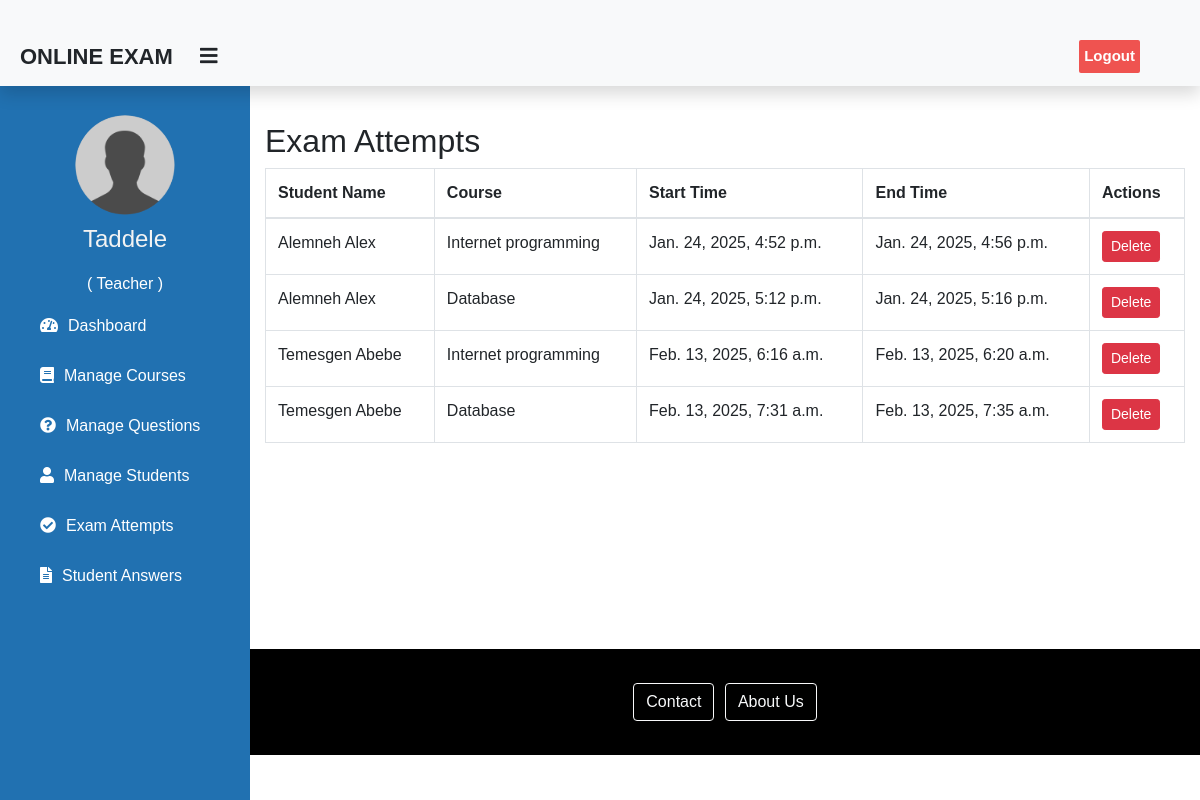
The page /teacher/exam-attempts/ (signed in) on the database its author committed.
### student/models.py (models this page shows, shortened)
class CustomUser(AbstractBaseUser,PermissionsMixin):
    email = models.EmailField(unique=True)
    id_no = models.IntegerField(unique=True,primary_key=True)
    profile_picture = models.ImageField(upload_to='profile_pics/', blank=True)
    is_active = models.BooleanField(default=True)
    is_staff = models.BooleanField(default=False)
    first_name = models.CharField(max_length=20)
    last_name = models.CharField(max_length=20)
    departement = models.CharField(max_length=40)
    sex = models.CharField(max_length=4,choices=choices)
    objects = CustomUserManager()
    USERNAME_FIELD = 'id_no'
    REQUIRED_FIELDS = ['first_name', 'last_name', 'email']
    class Meta:
        verbose_name = 'user'
        verbose_name_plural = "Registered Users"
        permissions = [
            ("can_manage_students", "Can manage students")
        ]
    """def email_user(self, subject, message, from_email=None, **kwargs):

        #Sends an email to this User.

        send_mail(subject, message, from_email, [self.email], **kwargs)"""

### exam/models.py (models this page shows, shortened)
class ExamAttempt(models.Model):
    course = models.ForeignKey(Course,on_delete=models.CASCADE)
    user = models.ForeignKey(CustomUser, on_delete=models.CASCADE)
    start_time = models.DateTimeField(auto_now_add=True)
    end_time = models.DateTimeField(null = True, blank=True)
    class Meta:
        verbose_name = 'ExamAttempt'

class Course(models.Model):
   course_name = models.CharField(max_length=50)
   number_of_questions = models.PositiveIntegerField()
   total_marks = models.PositiveIntegerField(default=None)
   time_duration = models.PositiveIntegerField(default=None)
   exam_password = models.CharField(max_length=20, null=True, blank=True)  # Field for exam password
   class Meta:
       verbose_name = "course"

### teacher/views.py (the view)
# urls.py: path('exam-attempts/', views.exam_attempts_view, name='exam-attempts'),
@login_required
def exam_attempts_view(request):
    exam_attempts = QMODEL.ExamAttempt.objects.all()
    return render(request, 'teacher/exam_attempts.html', {'exam_attempts': exam_attempts})

### templates/teacher/exam_attempts.html (shortened to what this page needs)
{% extends 'teacher/teacherbase.html' %}
{% block content %}
<html>
    <head>
    </head>
<div class="container">
    <h2>Exam Attempts</h2>
    <table class="table table-bordered">
        <thead>
            <tr>
                <th>Student Name</th>
                <th>Course</th>
                <th>Start Time</th>
                <th>End Time</th>
                <th>Actions</th>
            </tr>
        </thead>
        <tbody>
            {% for attempt in exam_attempts %}
            <tr>
                <td>{{ attempt.user.first_name }} {{ attempt.user.last_name }}</td>
                <td>{{ attempt.course.course_name }}</td>
                <td>{{ attempt.start_time }}</td>
                <td>{{ attempt.end_time }}</td>
                <td>
                    <a href="{% url 'delete_exam_attempt' attempt.pk %}" class="btn btn-danger btn-sm"
                        onclick="return confirm('Are you sure you want to delete this attempt?')">
                        Delete
                    </a>
                </td>
            </tr>
            {% endfor %}
        </tbody>
    </table>
</div>
</html>
{% endblock %}

### templates/teacher/teacherbase.html (shortened to what this page needs)
<!DOCTYPE html>
{% load static %}
<html lang="en" dir="ltr">
<head>
  <link href="http://netdna.bootstrapcdn.com/bootstrap/4.0.0-beta/css/bootstrap.min.css" rel="stylesheet">
  <link rel="stylesheet" href="https://maxcdn.bootstrapcdn.com/bootstrap/4.4.1/css/bootstrap.min.css">
  <link href="https://maxcdn.bootstrapcdn.com/font-awesome/4.3.0/css/font-awesome.min.css" rel="stylesheet">
  <link rel="stylesheet" href="https://cdnjs.cloudflare.com/ajax/libs/font-awesome/5.12.1/css/all.min.css">
</head>
<body>
  <header class="shadow bg-light">
    <label for="check">
      <i style="left: 200px;margin-top: 17px;"class="fas fa-bars" id="sidebar_btn"></i>
    </label>
    <div class="left_area">
      <h3>Online Exam</h3>
    </div>
    <div class="right_area">
      <a href="/logout" class="logout_btn">Logout</a>
    </div>
  </header>
  <div class="sidebar">
  <center>
    <img src="{% static 'image/teacher-avatar.png' %}" class="profile_image" alt="">
    <h4>{{request.user.first_name}}</h4>
    <h6 style="color: rgb(255, 255, 255);">( Teacher )</h6>
  </center>
  <a href="/teacher/teacher-dashboard"><i class="fas fa-tachometer-alt"></i><span>Dashboard</span></a>
  <a href="/teacher/teacher-exam"><i class="fas fa-book"></i><span>Manage Courses</span></a>
  <a href="/teacher/teacher-question"><i class="fas fa-question-circle"></i><span>Manage Questions</span></a>
  <a href="/teacher/manage-students"><i class="fas fa-user"></i><span>Manage Students</span></a>
  <a href="/teacher/exam-attempts"><i class="fas fa-check-circle"></i><span>Exam Attempts</span></a>
  <a href="/teacher/view-answer"><i class="fas fa-file-alt"></i><span>Student Answers</span></a>
</div>
  <div class="content">
    <br><br><br><br><br>
    {% block content %}
    {% endblock content %}
    <br><br><br>
    {% include "exam/footer.html" %}
  </div>
</body>
</html>

### templates/teacher/teacherbase.html (style rules this page uses)
a:link { text-decoration: none; }
body { margin: 0; padding: 0; font-family: "Gill Sans", sans-serif;; }
header { position: fixed; padding: 20px; width: 100%; z-index: 1; height: 5.4em !important; }
.left_area h3 { margin: 0px; text-transform: uppercase; font-size: 22px; font-weight: 900; }
.logout_btn { padding: 5px; background: #ef5350; text-decoration: none; float: right; margin-top: -30px; margin-right: 40px; border-radius: 2px; font-size: 15px; font-weight: 600; color: #fff; transition: 0.5s; }
.sidebar { background: #2171b1; margin-top: 5.3em; padding-top: 30px; position: fixed; left: 0; width: 250px; height: 100%; transition: 0.5s; transition-property: left; }
.sidebar .profile_image { width: 100px; height: 100px; border-radius: 100px; margin-bottom: 10px; }
.sidebar h4 { color: #f3f3f3; margin-top: 0; margin-bottom: 20px; }
.sidebar a { color: #fff; display: block; width: 100%; line-height: 50px; text-decoration: none; padding-left: 40px; box-sizing: border-box; transition: 0.5s; }
.sidebar i { padding-right: 10px; }
label #sidebar_btn { z-index: 1; position: fixed; cursor: pointer; left: 300px; font-size: 20px; margin: 5px 0; transition: 0.5s; transition-property: color; }
.content { margin-left: 250px; margin-top: 2px; height: 100vh; transition: 0.5s; }

### templates/teacher/exam_attempts.html (style rules this page uses)
.container { height: 55%; }

### templates/exam/footer.html (style rules this page uses)
html, body { height: 100%; margin: 0; display: flex; flex-direction: column; }

### rows shown on the page
CustomUser: user.first_name "Taddele"
ExamAttempt: user.first_name "Alemneh", user.last_name "Alex", course.course_name "Internet programming", start_time "Jan. 24, 2025, 4:52 p.m.", end_time "Jan. 24, 2025, 4:56 p.m."
ExamAttempt: user.first_name "Alemneh", user.last_name "Alex", course.course_name "Database", start_time "Jan. 24, 2025, 5:12 p.m.", end_time "Jan. 24, 2025, 5:16 p.m."
ExamAttempt: user.first_name "Temesgen", user.last_name "Abebe", course.course_name "Internet programming", start_time "Feb. 13, 2025, 6:16 a.m.", end_time "Feb. 13, 2025, 6:20 a.m."
ExamAttempt: user.first_name "Temesgen", user.last_name "Abebe", course.course_name "Database", start_time "Feb. 13, 2025, 7:31 a.m.", end_time "Feb. 13, 2025, 7:35 a.m."
